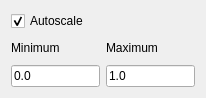
<?xml version="1.0" encoding="UTF-8"?>
<ui version="4.0">
 <class>Form</class>
 <widget class="QWidget" name="Form">
  <property name="geometry">
   <rect>
    <x>0</x>
    <y>0</y>
    <width>206</width>
    <height>98</height>
   </rect>
  </property>
  <property name="windowTitle">
   <string>Form</string>
  </property>
  <layout class="QGridLayout" name="gridLayout">
   <item row="0" column="0">
    <widget class="QCheckBox" name="checkBox">
     <property name="text">
      <string>Autoscale</string>
     </property>
     <property name="checked">
      <bool>true</bool>
     </property>
    </widget>
   </item>
   <item row="1" column="0">
    <widget class="QLabel" name="label">
     <property name="text">
      <string>Minimum</string>
     </property>
    </widget>
   </item>
   <item row="1" column="1">
    <widget class="QLabel" name="label_2">
     <property name="text">
      <string>Maximum</string>
     </property>
    </widget>
   </item>
   <item row="2" column="0">
    <widget class="QLineEdit" name="minLineEdit">
     <property name="minimumSize">
      <size>
       <width>0</width>
       <height>20</height>
      </size>
     </property>
     <property name="text">
      <string>0.0</string>
     </property>
    </widget>
   </item>
   <item row="2" column="1">
    <widget class="QLineEdit" name="maxLineEdit">
     <property name="minimumSize">
      <size>
       <width>0</width>
       <height>20</height>
      </size>
     </property>
     <property name="text">
      <string>1.0</string>
     </property>
    </widget>
   </item>
  </layout>
 </widget>
 <resources/>
 <connections/>
</ui>
